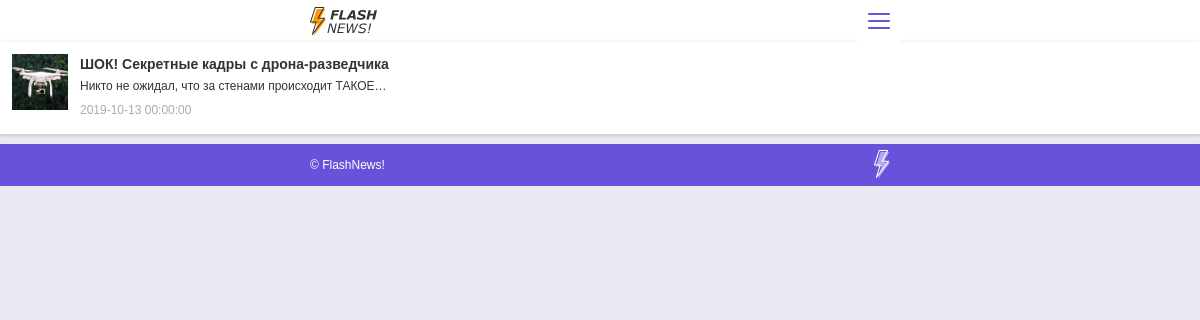
The app's page /single.php?news=4 with its own data.
### tables this page shows
CREATE TABLE `news` (
  `id` int NOT NULL,
  `title` varchar(150) NOT NULL COMMENT 'Название статьи',
  `text` text NOT NULL,
  `imgUrl` varchar(100) NOT NULL,
  `date` datetime NOT NULL DEFAULT CURRENT_TIMESTAMP
);

### single.php (the view, shortened to what this page needs)
<?php
    require('php/header.php');
    $newsId = $_GET['news'];
    $oneNews = $con->prepare('SELECT * FROM `news` WHERE `id` = :id');
    $oneNews->execute(['id' => $newsId]);
    $news = $oneNews->fetch(PDO::FETCH_OBJ);
?>
<section class="list-title-view">
            <article class="new-block">
            <img src="<?=$news->imgUrl?>" alt="Картинка померла">
            <div class="new-block-text">
              <h3><?=$news->title?></h3>
              <p><?=$news->text?></p>
              <time datetime="<?=$news->date?>"><?=$news->date?></time>
            </div>
          </article>
</section>
<?php
require('php/footer.php')
?>

### setting.css (style rules this page uses)
* { box-sizing: border-box }
body { font-family: "Verdana", "Tahoma", sans-serif; font-size: 12px; line-height: 16px }
.header-link, .new-block h3 { font-size: 14px; line-height: 20px }
.new-block { display: flex; margin-bottom: 10px; padding: 12px 12px 16px }
.new-block img { flex-shrink: 0; margin-right: 12px; width: 56px; height: 56px; object-fit: cover }
.new-block h3 { margin: 0 0 4px }
.new-block p { margin: 0 0 8px }
.new-block time, body { margin: 0 }

### style.css (style rules this page uses)
.light-theme { color: #333333; background-color: #eae9f2; }
.light-theme .new-block { background-color: #ffffff; box-shadow: 0 1px 4px rgba(0, 0, 0, 0.2); }
.light-theme .new-block time { color: #aaaaaa; }

### records on screen
news: imgUrl (picture), title "ШОК! Секретные кадры с дрона-разведчика", text "Никто не ожидал, что за стенами происходит ТАКОЕ…", date "2019-10-13 00:00:00"
